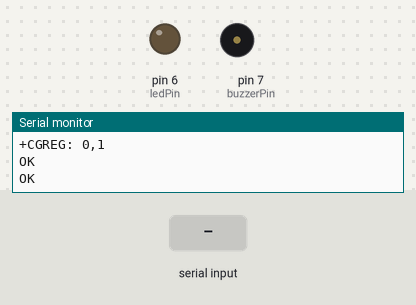
The sketch below on a simulated Arduino Uno, built with avr-gcc and run on an emulated ATmega328P. On the bench: output pins drawn as LEDs (lit = HIGH), buzzer (waves = sounding, pin HIGH), the last lines printed to the serial monitor. Inputs (shaded band) come from the test bench. The modem accepts every AT command (registered, SIM ready, sends succeed) and sends nothing else.

Above: at 5.0 s.
5.1 s: "1" received over the second serial link
7.8 s: "0" received over the second serial link
9.8 s: "2" received over the second serial link
At 35.2 s:
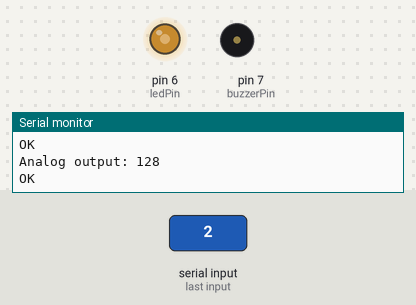
Timing chart, 0 to 35.6 s (numbered marks = the images above; inputs shaded):
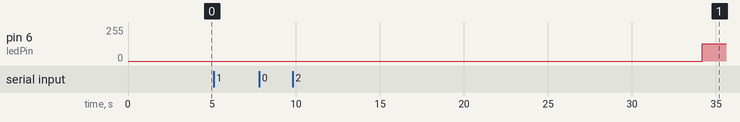

The sketch:

NEM_SENSORU_QUECTEL.ino
```cpp
#include <SoftwareSerial.h>

#define ledPin 6
#define sensorPin A2
#define buzzerPin 7 // Örnek bir pin numarası, kullanacağınız pine göre değiştirin

SoftwareSerial sim800(10, 11); // RX, TX

void setup() {
  Serial.begin(9600);
  sim800.begin(9600);

  delay(2000);
  sendCommand("AT+CGREG?");
  delay(2000);
  sendCommand("AT+CGDCONT=1,\"IP\",\"internet\"");

  delay(2000);
  sendCommand("AT+CGACT?");
  delay(2000);
  sendCommand("AT+CGACT=0,1");
  delay(2000);
  sendCommand("AT+CGACT=0,1");
  delay(2000);
  sendCommand("AT+CGACT=1,1");
  delay(6000);
  sendCommand("AT+QMTOPEN=0,\"shallowtongue436.cloud.shiftr.io\",1883");
  delay(5000);
  sendCommand("AT+QMTOPEN=0,\"shallowtongue436.cloud.shiftr.io\",1883");
  delay(5000);
  sendCommand("AT+QMTCONN=0,\"TETRA\",\"shallowtongue436\",\"55OUfeUGgPAGu775\"");
  delay(5000);

  pinMode(ledPin, OUTPUT);
  digitalWrite(ledPin, LOW);

  pinMode(buzzerPin, OUTPUT);
  digitalWrite(buzzerPin, LOW);
}

void loop() {
  int sensorValue = readSensor();
  Serial.print("Analog output: ");
  Serial.println(sensorValue);

  if (sensorValue < 30) {
    digitalWrite(buzzerPin, HIGH); // Buzzerı çalıştır
    delay(1000); // Buzzerın çalışma süresi, istediğiniz gibi ayarlayabilirsiniz
    digitalWrite(buzzerPin, LOW); // Buzzerı durdur
  }

  char sensorValueStr[5]; // Assuming sensorValue will be between 0 and 1023
  itoa(sensorValue, sensorValueStr, 10); // Convert sensorValue to a string

  // Calculate the length of the sensorValue string and add 8 for the rest of the message
  int messageLength = strlen(sensorValueStr) + 4;

  char message[50];
  snprintf(message, sizeof(message), "AT+QMTPUB=0,0,0,0,\"/NEMORANI\",%d,\"NEM:%s\"", messageLength, sensorValueStr);
  sendCommand(message);
  delay(2000);
}

int readSensor() {
  int sensorValue = analogRead(sensorPin);  // Read the analog value from sensor
  int outputValue = map(sensorValue, 0, 1023, 255, 0); // map the 10-bit data to 8-bit data
  analogWrite(ledPin, outputValue); // generate PWM signal
  return outputValue;  // Return analog moisture value
}

void sendCommand(String command) {
  sim800.println(command);
  delay(100);
  while (sim800.available()) {
    Serial.write(sim800.read());
  }
}
```
